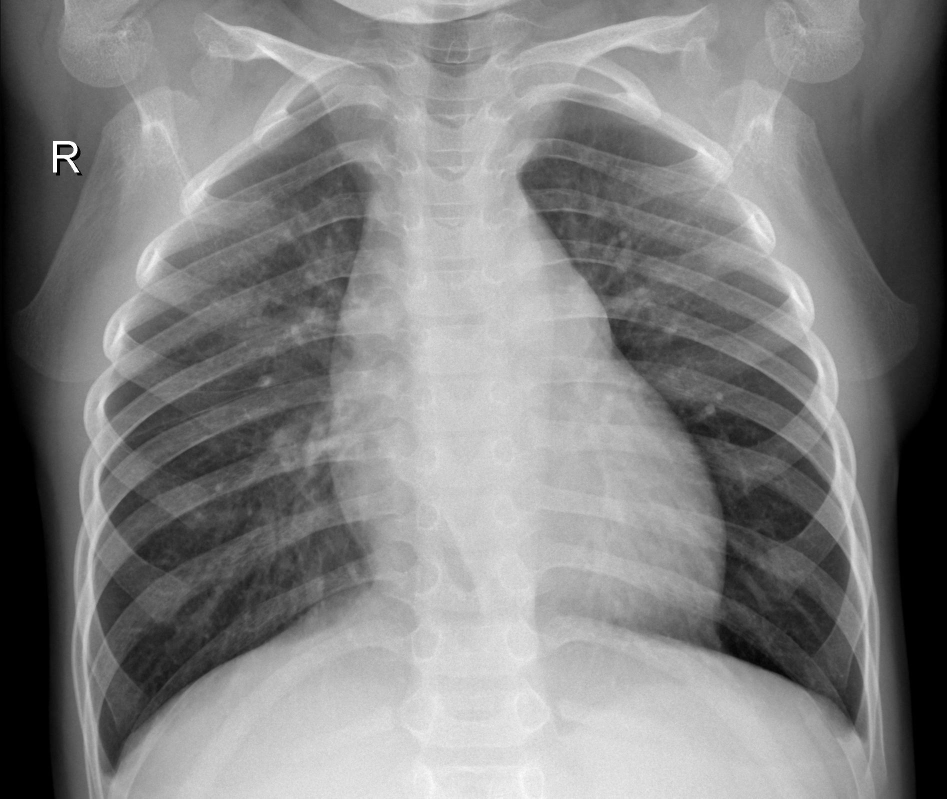
#> input picture samples/normal_1.jpeg, 1894 x 1597 px (shown at 1/2 size)
$ python -i image_processing.py   (imports and definitions only)
#> lines starting #> are read from the running program, lines starting #| are printed output that depends on the picture; after the words box and inside, x2 and y2 are one past the last pixel; in counts of white or black regions, pixels touching at a corner belong together
#> further down, picture is the input picture: PIL image 1894x1597 L; min 0, max 255, mean 129.1
"""
Image processing steps for visualising how a chest X-ray is prepared.
The model input is grayscale -> resize -> normalise; CLAHE and edges are shown for analysis.
"""

from typing import Dict

import cv2
import numpy as np
from PIL import Image


IMAGE_SIZE = 224
IMAGENET_MEAN = [0.485, 0.456, 0.406]
IMAGENET_STD = [0.229, 0.224, 0.225]


def run_pipeline(image: Image.Image, image_size: int = IMAGE_SIZE) -> Dict:
    """
    Apply each image processing step to an X-ray and keep the intermediate results.

    Args:
        image (Image.Image): Input X-ray
        image_size (int): Target size used by the model

    Returns:
        Dict: Intermediate images (uint8 arrays) and summary statistics
    """
#> called with image_size = 224
    original = np.array(image.convert('RGB'))

    # Grayscale: X-rays carry intensity only
    gray = cv2.cvtColor(original, cv2.COLOR_RGB2GRAY)

    # Resize with bilinear interpolation to the model's input size
    resized = cv2.resize(gray, (image_size, image_size), interpolation=cv2.INTER_LINEAR)
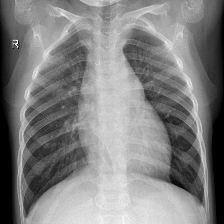
#> resized: shape (224, 224); min 0, max 255, mean 129

    # CLAHE: local histogram equalisation with a clip limit to avoid amplifying noise
    clahe = cv2.createCLAHE(clipLimit=2.0, tileGridSize=(8, 8)).apply(resized)
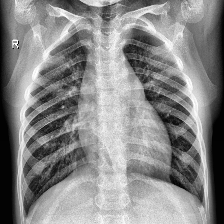
#> clahe: shape (224, 224); min 2, max 255, mean 136.2

    # Edges: Gaussian blur to suppress noise, then Canny
    blurred = cv2.GaussianBlur(clahe, (5, 5), 0)
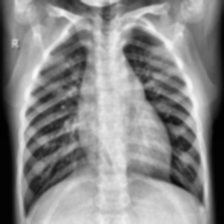
#> blurred: shape (224, 224); min 2, max 247, mean 136.2
    edges = cv2.Canny(blurred, 50, 150)
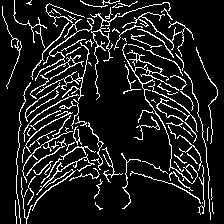
#> edges: shape (224, 224); 11.8% white in thin lines or dots

    # Normalisation: scale to [0, 1], then (x - mean) / std with ImageNet stats (red channel shown)
    normalized = (resized.astype(np.float32) / 255.0 - IMAGENET_MEAN[0]) / IMAGENET_STD[0]
    normalized_vis = cv2.normalize(normalized, None, 0, 255, cv2.NORM_MINMAX).astype(np.uint8)
    normalized_vis = cv2.cvtColor(
        cv2.applyColorMap(normalized_vis, cv2.COLORMAP_VIRIDIS), cv2.COLOR_BGR2RGB
    )
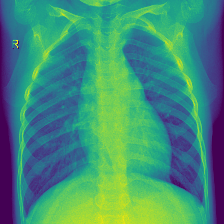
#> normalized_vis: shape (224, 224, 3); mean R, G, B 65.6, 141.6, 118.9

    return {
        'original': original,
        'gray': gray,
        'resized': resized,
        'clahe': clahe,
        'edges': edges,
        'normalized': normalized_vis,
        'stats': {
            'original_size': f"{original.shape[1]}×{original.shape[0]}",
            'mean_intensity': float(resized.mean()),
            'contrast_before': float(resized.std()),
            'contrast_after': float(clahe.std()),
            'edge_density': float((edges > 0).mean()),
            'normalized_min': float(normalized.min()),
            'normalized_max': float(normalized.max()),
        },
    }


def colorize_heatmap(cam: np.ndarray) -> np.ndarray:
    """
    Convert a [0, 1] Grad-CAM map into an RGB JET heatmap.

    Args:
        cam (np.ndarray): Heatmap with values in [0, 1]

    Returns:
        np.ndarray: RGB heatmap (uint8)
    """
    heatmap = cv2.applyColorMap((cam * 255).astype(np.uint8), cv2.COLORMAP_JET)
    return cv2.cvtColor(heatmap, cv2.COLOR_BGR2RGB)

>>> from PIL import Image
>>> picture = Image.open('../samples/normal_1.jpeg')
>>> result = run_pipeline(picture)
#> result = 7 items

$ run again, on samples/normal_2.jpeg
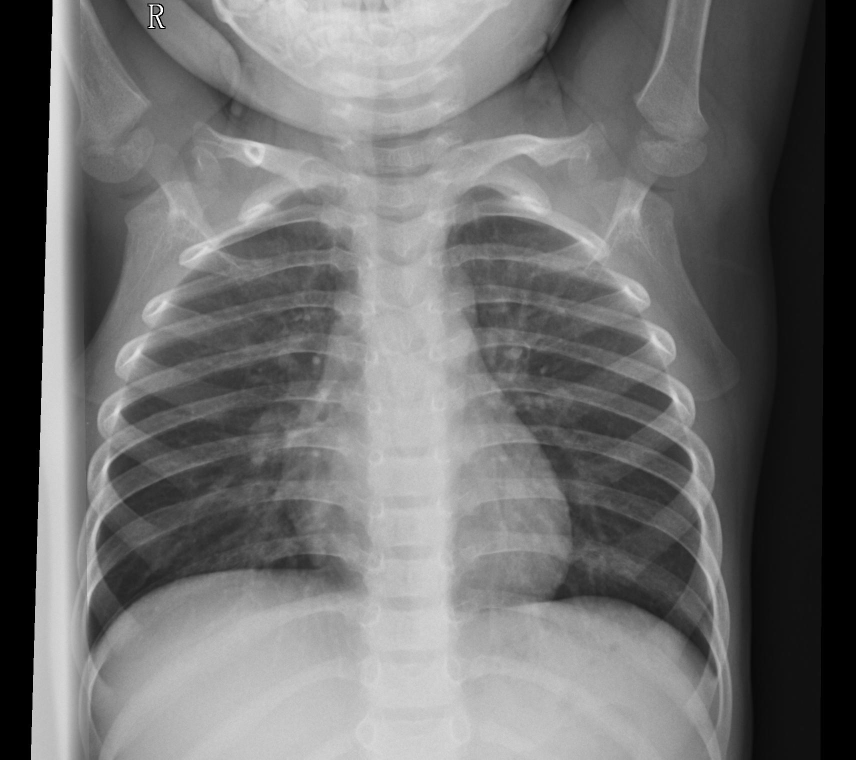
#> input picture samples/normal_2.jpeg, 1712 x 1519 px (shown at 1/2 size)
#> picture is the input picture: PIL image 1712x1519 L; min 0, max 255, mean 111.2
#> in run_pipeline, `edges = cv2.Canny(blurred, 50, 150)`:
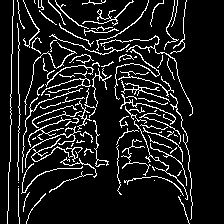
#> edges: shape (224, 224); 11% white in thin lines or dots, all inside (x1, y1, x2, y2) = (7, 0, 193, 224)
#> in run_pipeline, `normalized_vis = cv2.cvtColor( cv2.applyColorMap(normalized_vis, cv2.C..`:
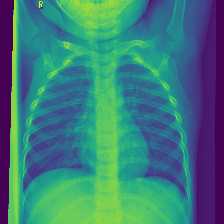
#> normalized_vis: shape (224, 224, 3); mean R, G, B 59.6, 124.3, 121.7
#> result = 7 items

$ run again, on samples/pneumonia_bacterial.jpeg
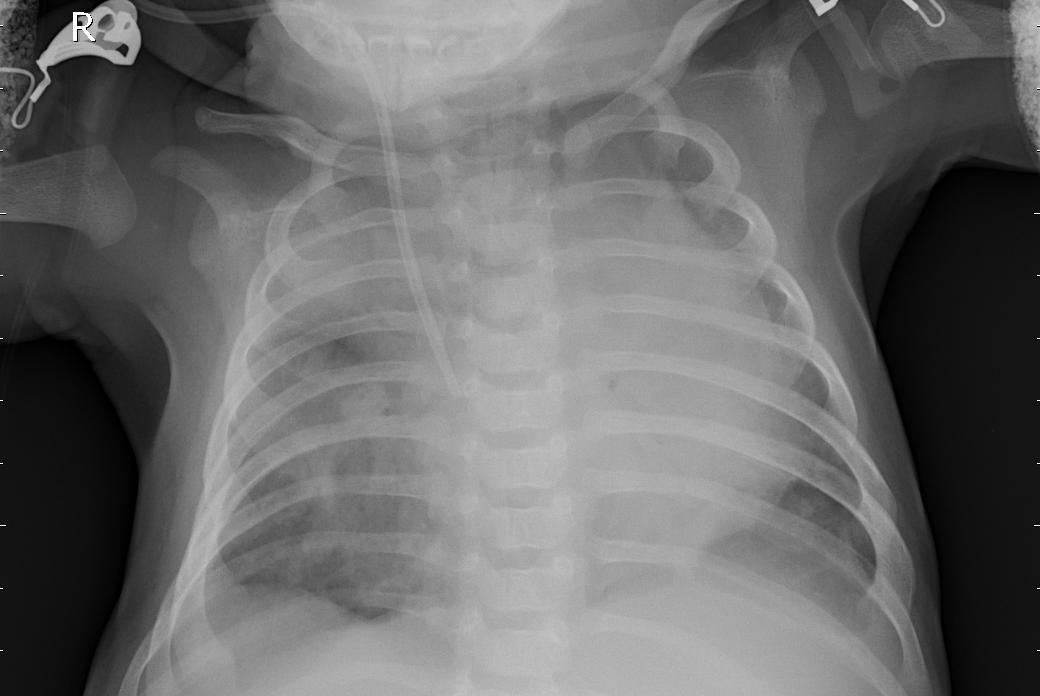
#> input picture samples/pneumonia_bacterial.jpeg, 1040 x 696 px
#> picture is the input picture: PIL image 1040x696 L; min 0, max 255, mean 106.5
#> in run_pipeline, `edges = cv2.Canny(blurred, 50, 150)`:
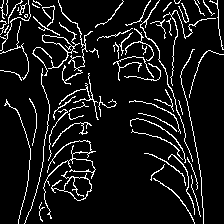
#> edges: shape (224, 224); 8.9% white in thin lines or dots
#> in run_pipeline, `normalized_vis = cv2.cvtColor( cv2.applyColorMap(normalized_vis, cv2.C..`:
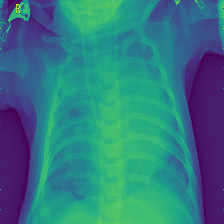
#> normalized_vis: shape (224, 224, 3); mean R, G, B 49.9, 120.9, 128.6
#> result = 7 items

$ run again, on samples/pneumonia_viral.jpeg
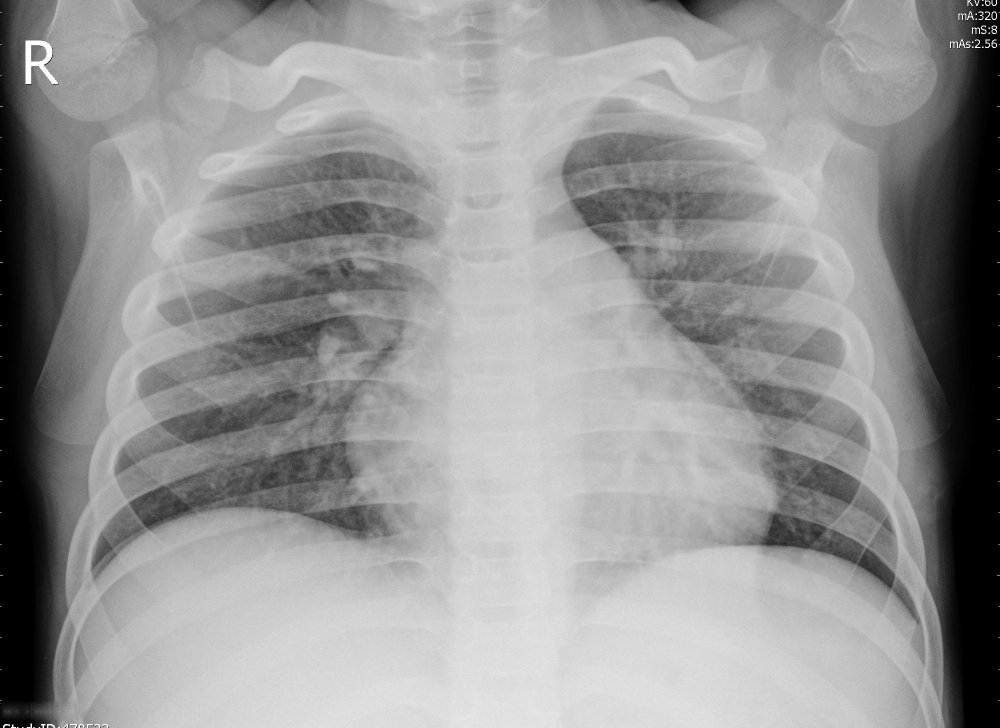
#> input picture samples/pneumonia_viral.jpeg, 2000 x 1456 px (shown at 1/2 size)
#> picture is the input picture: PIL image 2000x1456 L; min 0, max 255, mean 148.9
#> in run_pipeline, `edges = cv2.Canny(blurred, 50, 150)`:
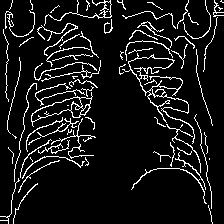
#> edges: shape (224, 224); 9% white in thin lines or dots
#> in run_pipeline, `normalized_vis = cv2.cvtColor( cv2.applyColorMap(normalized_vis, cv2.C..`:
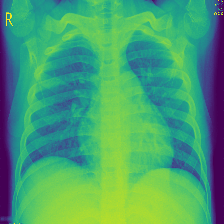
#> normalized_vis: shape (224, 224, 3); mean R, G, B 71.5, 159.9, 112
#> result = 7 items
